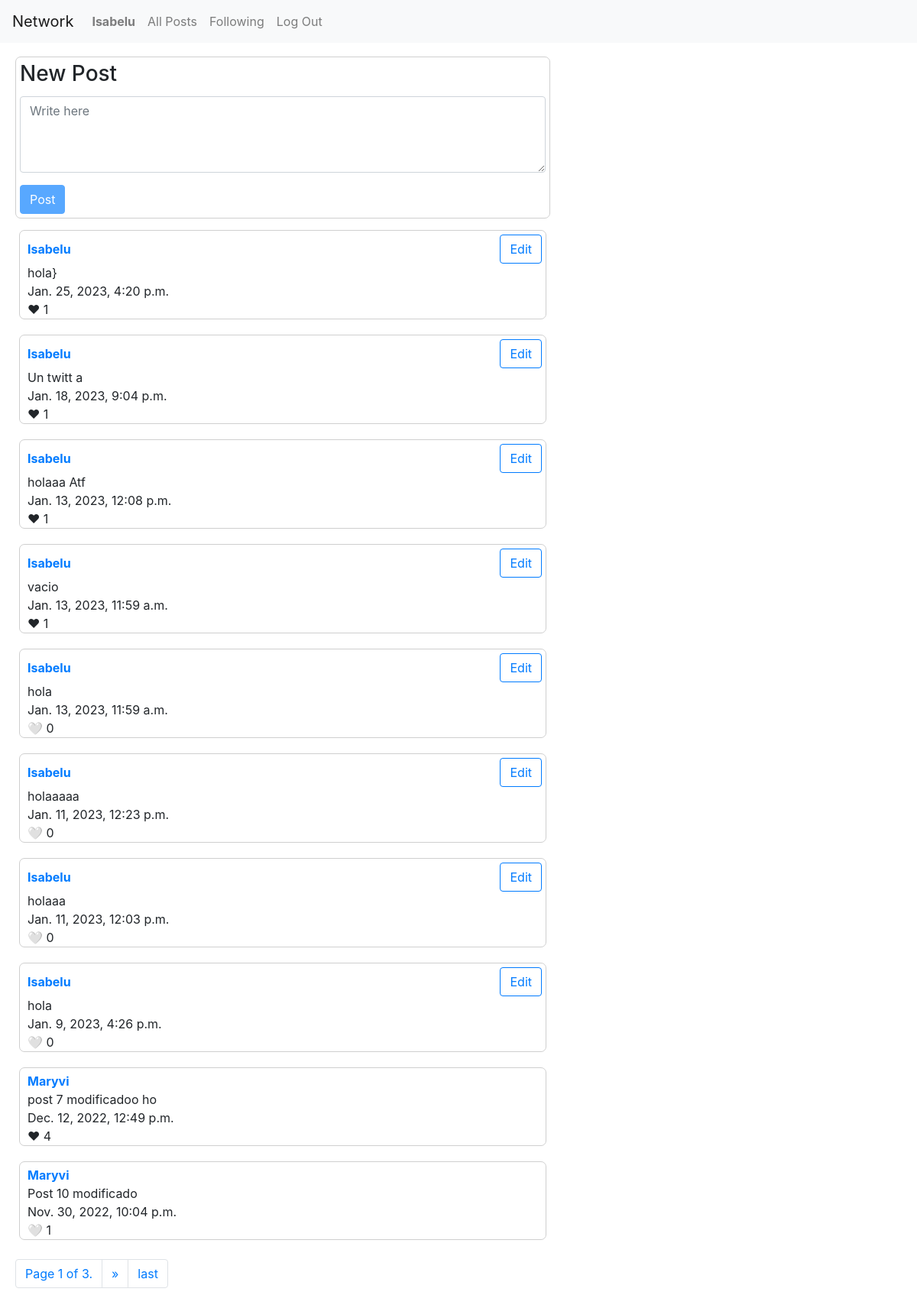
/ (signed in), run on the app's committed database.
### network/models.py (models this page shows, shortened)
class User(AbstractUser):
    pass
    date_creation = models.DateTimeField(auto_now_add=True, null=True)
    date_update = models.DateTimeField(auto_now=True, null=True)
    banner_url_image = models.URLField(max_length=500, default="https://media.istockphoto.com/id/1260122654/photo/autumn-landscape-beautiful-city-park-with-fallen-yellow-leaves.jpg?s=612x612&w=0&k=20&c=EVuX7Mp6nqzHaGijUPS98KpNsF6j_6Q4-vhmY9x8U-0=")
    photo_url_image = models.URLField(max_length=500, default="https://ichef.bbci.co.uk/news/660/cpsprodpb/48DD/production/_107435681_perro1.jpg")

class Post(models.Model):
    text = models.TextField(blank = True)
    date_creation = models.DateTimeField(auto_now_add=True)
    date_update = models.DateTimeField(auto_now=True)
    user = models.ForeignKey(User, on_delete=models.CASCADE, related_name="posted_by")

### network/views.py (the view, shortened to what this page needs)
# urls.py: path("", views.index, name="index"),
def index(request, post_id=None):
    objects = Post.objects.all().order_by('-date_creation')
    paginator = Paginator(objects, 10)
    page_number = request.GET.get('page')
    page_obj = paginator.get_page(page_number)
    pages = []
    if request.user.is_anonymous:
        return render(request, "network/login.html")
    else:
        posts_con_like = postsConLike(request.user)
    return render(request, "network/index.html", {
        "posts": page_obj,
        "show_new_post": True,
        "posts_con_like": posts_con_like
        })

### network/views.py (called while the page is built)
def postsConLike (user):
    mis_likes = Like.objects.filter(user=user)
    posts_con_like = []
    for like in mis_likes:
        posts_con_like.append(like.post.id)
    return posts_con_like

### network/templates/network/index.html (shortened to what this page needs)
{% extends "network/layout.html" %}
{% load static %}
{% block body %}
{% if user.is_authenticated %}
<div class="contenedor-principal">
  {% if show_new_post %}
  <div class="contenedor-post" id="new-edit-container">
    <h1 id="new-or-edit-title">New Post</h1>
    <form id="post-form" action="{% url 'new_post' %}" method="post">
      <div class="form-group">
        <textarea id="text-area" class="form-control" style="height: 100px; margin-top: 12px;" name="text"
          placeholder="Write here"></textarea>
      </div>
      <input id="save-button" class="btn btn-primary" type="submit" value="Post">
    </form>
  </div>
  {% endif %}
  <div class="contenedor-lista-posts">
    {% for post in posts %}
    <div class="contenedor-post-anterior">
      <div class="contenedor-usuario-post">
        <a id="prueba" href="{% url 'profile' post.user.id %}">{{ post.user.username }}</a>
        {% if user.id == post.user.id %}
        <button id="edit-button" class="btn btn-outline-primary" onclick="return false;">Edit</button>
        {% endif %}
      </div>
      <div class="contenedor-text-post">
        {{ post.text }} <br>
        {{ post.date_creation }} <br>
      </div>
      <div class="contenedor-likes">
        {% if post.id in posts_con_like %}
        <span class="like-button">❤</span>
        {% else %}
        <span class="like-button">🤍</span>
        {% endif%}
        <span class="like-count">{{ post.post_likes.count }}</span>
      </div>
    </div>
    {% endfor %}
  </div>
  <nav aria-label="Page navigation example">
    <ul class="pagination">
      <li class="page-item"><span class="page-link">Page {{ posts.number }} of {{ posts.paginator.num_pages }}.</span>
      </li>
      {% if posts.has_next %}
      <li class="page-item">
        <a class="page-link" href="?page={{ posts.next_page_number }}" aria-label="Next">
          <span aria-hidden="true">&raquo;</span>
        </a>
      </li>
      <li class="page-item">
        <a class="page-link" href="?page={{ posts.paginator.num_pages }}">last</a>
      </li>
      {% endif %}
    </ul>
  </nav>
</div>
{% endif %}
</div>
{% endblock %}

### network/templates/network/layout.html (shortened to what this page needs)
{% load static %}
<!DOCTYPE html>
<html lang="en">
    <head>
        <link rel="stylesheet" href="https://stackpath.bootstrapcdn.com/bootstrap/4.4.1/css/bootstrap.min.css">
        <link href="{% static 'network/index34.css' %}" rel="stylesheet">
    </head>
    <body>
        <nav class="navbar navbar-expand-lg navbar-light bg-light">
            <a class="navbar-brand" href="{% url 'index' %}">Network</a>
            <div>
              <ul class="navbar-nav mr-auto">
                {% if user.is_authenticated %}
                    <li class="nav-item">
                        <a class="nav-link" href="{% url 'profile' user.id %}"><strong>{{ user.username }}</strong></a>
                    </li>
                {% endif %}
                <li class="nav-item">
                  <a class="nav-link" href="{% url 'allPosts' %}">All Posts</a>
                </li>
                {% if user.is_authenticated %}
                    <li class="nav-item">
                        <a class="nav-link" href="{% url 'followingPosts' user.id %}">Following</a>
                    </li>
                    <li class="nav-item">
                        <a class="nav-link" href="{% url 'logout' %}">Log Out</a>
                    </li>
                {% endif %}
              </ul>
            </div>
          </nav>
        <div>
            {% block body %}
            {% endblock %}
    </body>
</html>

### network/static/network/index34.css (style rules this page uses)
.contenedor-principal { margin: 0 10px; padding: 10px; }
.contenedor-post { border: 1px solid #cfcfcf; border-radius: 7px; width: 700px; padding: 5px; margin-bottom: 10px; }
.contenedor-post > h1 { font-size: 28px; }
.contenedor-lista-posts { width: 700px; padding: 5px; margin-top: 10px; }
.contenedor-post-anterior { margin-bottom: 20px; border: 1px solid #cfcfcf; border-radius: 7px; padding-left: 10px; }
.contenedor-usuario-post { font-weight: bold; display: flex; justify-content: space-between; padding-right: 5px; padding-top: 5px; align-items: baseline; }

### data on the page
User: username "Isabelu"
Post: user.username "Isabelu", shows "Edit", text "hola}", date_creation "Jan. 25, 2023, 4:20 p.m.", post_likes.count "1"
Post: user.username "Isabelu", shows "Edit", text "Un twitt a", date_creation "Jan. 18, 2023, 9:04 p.m.", post_likes.count "1"
Post: user.username "Isabelu", shows "Edit", text "holaaa Atf", date_creation "Jan. 13, 2023, 12:08 p.m.", post_likes.count "1"
Post: user.username "Isabelu", shows "Edit", text "vacio", date_creation "Jan. 13, 2023, 11:59 a.m.", post_likes.count "1"
Post: user.username "Isabelu", shows "Edit", text "hola", date_creation "Jan. 13, 2023, 11:59 a.m.", post_likes.count "0"
Post: user.username "Isabelu", shows "Edit", text "holaaaaa", date_creation "Jan. 11, 2023, 12:23 p.m.", post_likes.count "0"
Post: user.username "Isabelu", shows "Edit", text "holaaa", date_creation "Jan. 11, 2023, 12:03 p.m.", post_likes.count "0"
Post: user.username "Isabelu", shows "Edit", text "hola", date_creation "Jan. 9, 2023, 4:26 p.m.", post_likes.count "0"
Post: user.username "Maryvi", text "post 7 modificadoo ho", date_creation "Dec. 12, 2022, 12:49 p.m.", post_likes.count "4"
Post: user.username "Maryvi", text "Post 10 modificado", date_creation "Nov. 30, 2022, 10:04 p.m.", post_likes.count "1"

### other printed values
{{ posts.number }} "1"
{{ posts.paginator.num_pages }} "3"
